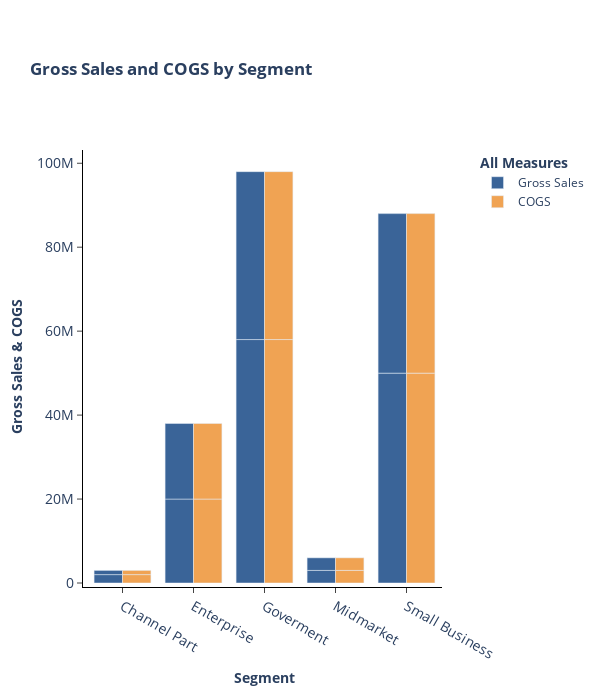

Notebook code cell kept with this figure:
### Code cell
animals=['giraffes', 'orangutans', 'monkeys']

fig = go.Figure(data=[
    go.Bar(name='Gross Sales', x=df['Segment'], y=df['Gross_Sales_COGS'], marker_color='rgb(58,100,152)'),
    go.Bar(name='COGS', x=df['Segment'], y=df['Gross_Sales_COGS'],  marker_color='rgb(240,163,83)')
])
# Change the bar mode
fig.update_layout(
    title_text='<b>Gross Sales and COGS by Segment', 
    xaxis=dict(
        title='<b>Segment',
        titlefont_size=14,
        tickfont_size=14,
        ticks='outside',
        showline=True,
        linewidth=1,
        linecolor='black'
    ),
    yaxis=dict(
        title='<b>Gross Sales & COGS',
        titlefont_size=14,
        tickfont_size=14,
        ticks='outside',
        showline=True,
        linewidth=1,
        linecolor='black'
    ),
    legend=dict(
        title="<b>All Measures",
        x=1.1,
        y=1,
        bgcolor='rgba(255, 255, 255, 0)',
        bordercolor='rgba(255, 255, 255, 0)'
    ),
    plot_bgcolor='rgba(0,0,0,0)',
    barmode = 'group',
    autosize=False,
    width=600,
    height=700,
    margin=dict(
        l=50,
        r=50,
        b=50,
        t=150,
        pad=4
    ),
)

### Figure 1 — Plotly figure (JSON) as saved in the notebook; plotly's stock layout.template omitted (floating-point values rounded to 4 significant figures)
{"data": [{"marker": {"color": "rgb(58,100,152)"}, "name": "Gross Sales", "type": "bar", "x": ["Channel Part", "Channel Part", "Enterprise", "Enterprise", "Goverment", "Goverment", "Midmarket", "Midmarket", "Small Business", "Small Business"], "y": [2000000, 1000000, 20000000, 18000000, 58000000, 40000000, 3000000, 3000000, 50000000, 38000000]}, {"marker": {"color": "rgb(240,163,83)"}, "name": "COGS", "type": "bar", "x": ["Channel Part", "Channel Part", "Enterprise", "Enterprise", "Goverment", "Goverment", "Midmarket", "Midmarket", "Small Business", "Small Business"], "y": [2000000, 1000000, 20000000, 18000000, 58000000, 40000000, 3000000, 3000000, 50000000, 38000000]}], "layout": {"autosize": false, "barmode": "group", "height": 700, "legend": {"bgcolor": "rgba(255, 255, 255, 0)", "bordercolor": "rgba(255, 255, 255, 0)", "title": {"text": "<b>All Measures"}, "x": 1.1, "y": 1}, "margin": {"b": 50, "l": 50, "pad": 4, "r": 50, "t": 150}, "plot_bgcolor": "rgba(0, 0, 0, 0)", "title": {"text": "<b>Gross Sales and COGS by Segment"}, "width": 600, "xaxis": {"autorange": true, "linecolor": "black", "linewidth": 1, "range": [-0.5, 4.5], "showline": true, "tickfont": {"size": 14}, "ticks": "outside", "title": {"font": {"size": 14}, "text": "<b>Segment"}, "type": "category"}, "yaxis": {"autorange": true, "linecolor": "black", "linewidth": 1, "range": [0, 103200000.0], "showline": true, "tickfont": {"size": 14}, "ticks": "outside", "title": {"font": {"size": 14}, "text": "<b>Gross Sales & COGS"}, "type": "linear"}}}
